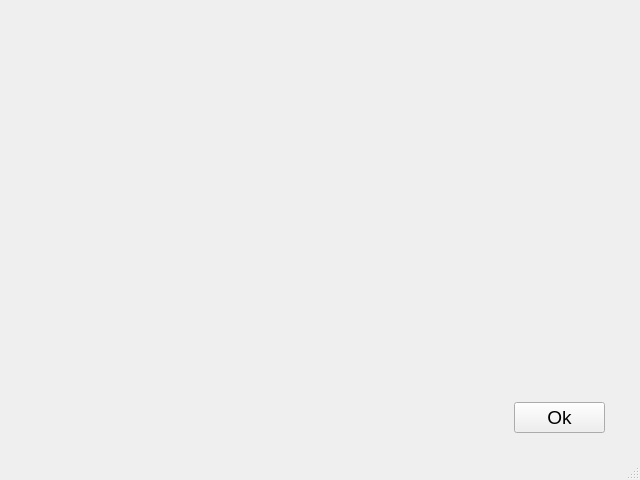
<?xml version="1.0" encoding="UTF-8"?>
<ui version="4.0">
 <class>ShowFretBoard</class>
 <widget class="QMainWindow" name="ShowFretBoard">
  <property name="geometry">
   <rect>
    <x>0</x>
    <y>0</y>
    <width>640</width>
    <height>480</height>
   </rect>
  </property>
  <property name="windowTitle">
   <string>MainWindow</string>
  </property>
  <widget class="QWidget" name="centralwidget">
   <widget class="QPushButton" name="okButton">
    <property name="geometry">
     <rect>
      <x>514</x>
      <y>402</y>
      <width>91</width>
      <height>31</height>
     </rect>
    </property>
    <property name="font">
     <font>
      <pointsize>14</pointsize>
     </font>
    </property>
    <property name="text">
     <string>Ok</string>
    </property>
   </widget>
  </widget>
  <widget class="QMenuBar" name="menubar">
   <property name="geometry">
    <rect>
     <x>0</x>
     <y>0</y>
     <width>640</width>
     <height>21</height>
    </rect>
   </property>
  </widget>
  <widget class="QStatusBar" name="statusbar"/>
 </widget>
 <resources/>
 <connections/>
</ui>
